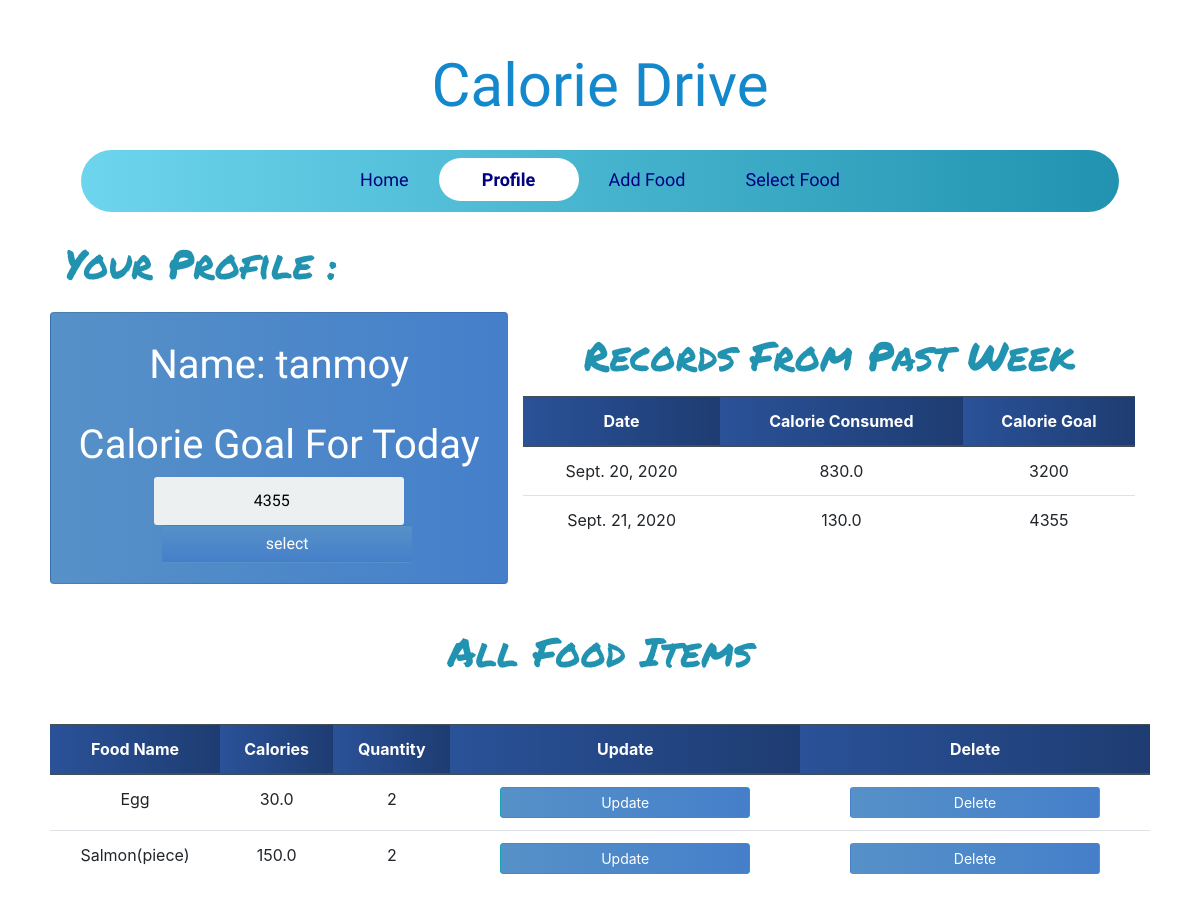
The page /profile/ (signed in) on the database as committed earlier.
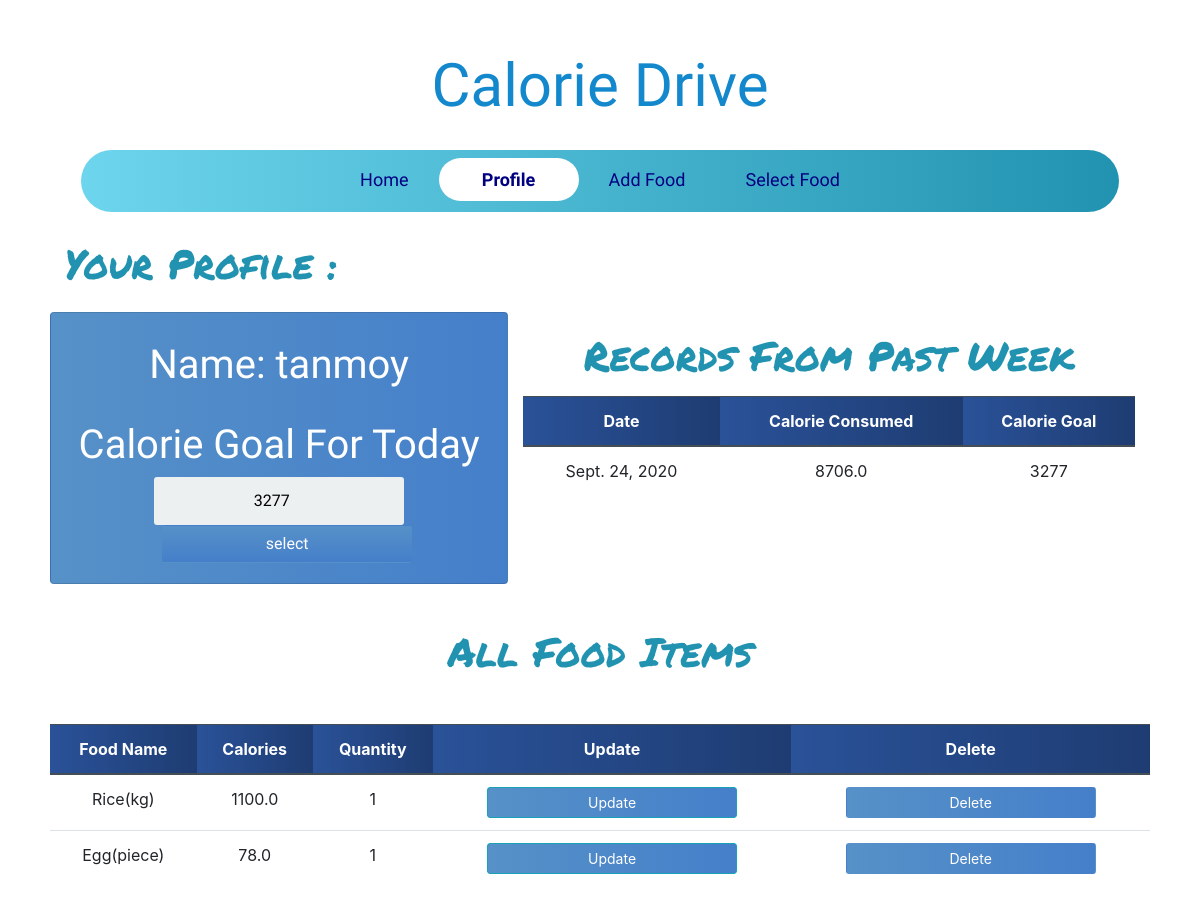
The same page on the database as committed later.
### calories/models.py (models this page shows, shortened)
class Profile(models.Model):
	person_of = models.ForeignKey(User,null=True,on_delete=models.CASCADE)
	calorie_count = models.FloatField(default=0,null=True,blank=True)
	food_selected = models.ForeignKey(Food,on_delete=models.CASCADE,null=True,blank=True)
	quantity = models.FloatField(default=0)
	total_calorie = models.FloatField(default=0,null=True)
	date = models.DateField(auto_now_add = True)
	calorie_goal = models.PositiveIntegerField(default=0)
	all_food_selected_today = models.ManyToManyField(Food,through='PostFood',related_name='inventory')

class Food(models.Model):
	name = models.CharField(max_length=200 ,null=False)
	quantity = models.PositiveIntegerField(null=False,default=0)
	calorie = models.FloatField(null=False,default=0)
	person_of = models.ForeignKey(User,null=True,on_delete=models.CASCADE)

### calories/views.py (the view)
# urls.py: path('profile/',ProfilePage,name='profile'),
@login_required
def ProfilePage(request):
	person = Profile.objects.filter(person_of=request.user).last()
	food_items = Food.objects.filter(person_of=request.user)
	form = ProfileForm(instance=person)
	if request.method == 'POST':
		form = ProfileForm(request.POST,instance=person)
		if form.is_valid():
			form.save()
			return redirect('profile')
	else:
		form = ProfileForm(instance=person)
	some_day_last_week = timezone.now().date() -timedelta(days=7)
	records=Profile.objects.filter(date__gte=some_day_last_week,date__lt=timezone.now().date(),person_of=request.user)
	context = {'form':form,'food_items':food_items,'records':records}
	return render(request, 'profile.html',context)

### calories/forms.py
class ProfileForm(forms.ModelForm):
	class Meta:
		model = Profile
		fields = ('calorie_goal',)

### templates/profile.html (shortened to what this page needs)
{% extends 'base.html' %}
{% block content %}
<div class="container-fluid">
    <h1 class="headline">Your Profile :</h1>
        <div class="row mt-4 mb-4">
            <div class="col-lg-5 card card-body">
            <div class="app-title">
                <h1 class="text-center profile-text mt-2">Name: {{ request.user }} </h1>
            </div>
            <form method="POST" action="" class="login-form pt-4">
                {% for field in form %}
                <h1>Calorie Goal For Today</h1>
                {{ field }}
                {% endfor %}
                <input class="btn login_btn profile-submit ml-3" type="submit" value="select">
            </form>
        </div>
        <div class="col-lg-7">
        <h1 class="text-center headline pb-2">Records From Past Week</h1>
        <table class="table text-center">
            <thead class="thead-dark">
                <tr>
                    <th scope="col">Date</th>
                    <th scope="col">Calorie Consumed</th>
                    <th scope="col">Calorie Goal</th>
                </tr>
            </thead>
            <tbody>
                {% for record in records %}
                <tr>
                    <td>{{ record.date }}</td>
                    <td>{{ record.total_calorie }}</td>
                    <td>{{ record.calorie_goal }}</td>
                </tr>
                {% endfor %}
            </tbody>
        </table>
    </div>
     </div>
    <h1 class="text-center headline">All Food Items</h1>
     <div class="row mt-5">
      <table class="table text-center">
            <thead class="thead-dark">
                <tr>
                    <th scope="col">Food Name</th>
                    <th scope="col">Calories</th>
                    <th scope="col">Quantity</th>
                    <th scope="col">Update</th>
                    <th scope="col">Delete</th>
                </tr>
            </thead>
            <tbody>
                {% for food in food_items %}
                <tr>
                    <td>{{ food.name }}</td>
                    <td>{{ food.calorie }}</td>
                    <td>{{ food.quantity }}</td>
                    <td><a class="btn btn-sm btn-info" href="{% url 'update_food' food.id %}">Update</a></td>
                    <td><a class="btn btn-sm " href="{% url 'delete_food' food.id %}">Delete</a></td>
                </tr>
                {% endfor %}
            </tbody>
        </table>
    </div>
</div>
{% endblock content %}

Rows that differ between the two databases and show on the page:
removed Profile: form "4355", date "Sept. 21, 2020", total_calorie "130.0", calorie_goal "4355"
removed Profile: date "Sept. 20, 2020", total_calorie "830.0", calorie_goal "3200"
no longer on this page (row edited): Food: name "Salmon(piece)", calorie "150.0", quantity "2"
now on this page (row edited): Profile: form "3277", date "Sept. 24, 2020", total_calorie "8706.0", calorie_goal "3277"
added Food: name "Rice(kg)", calorie "1100.0", quantity "1"
changed Food: name "Egg" → "Egg(piece)"; calorie "30.0" → "78.0"; quantity "2" → "1"
